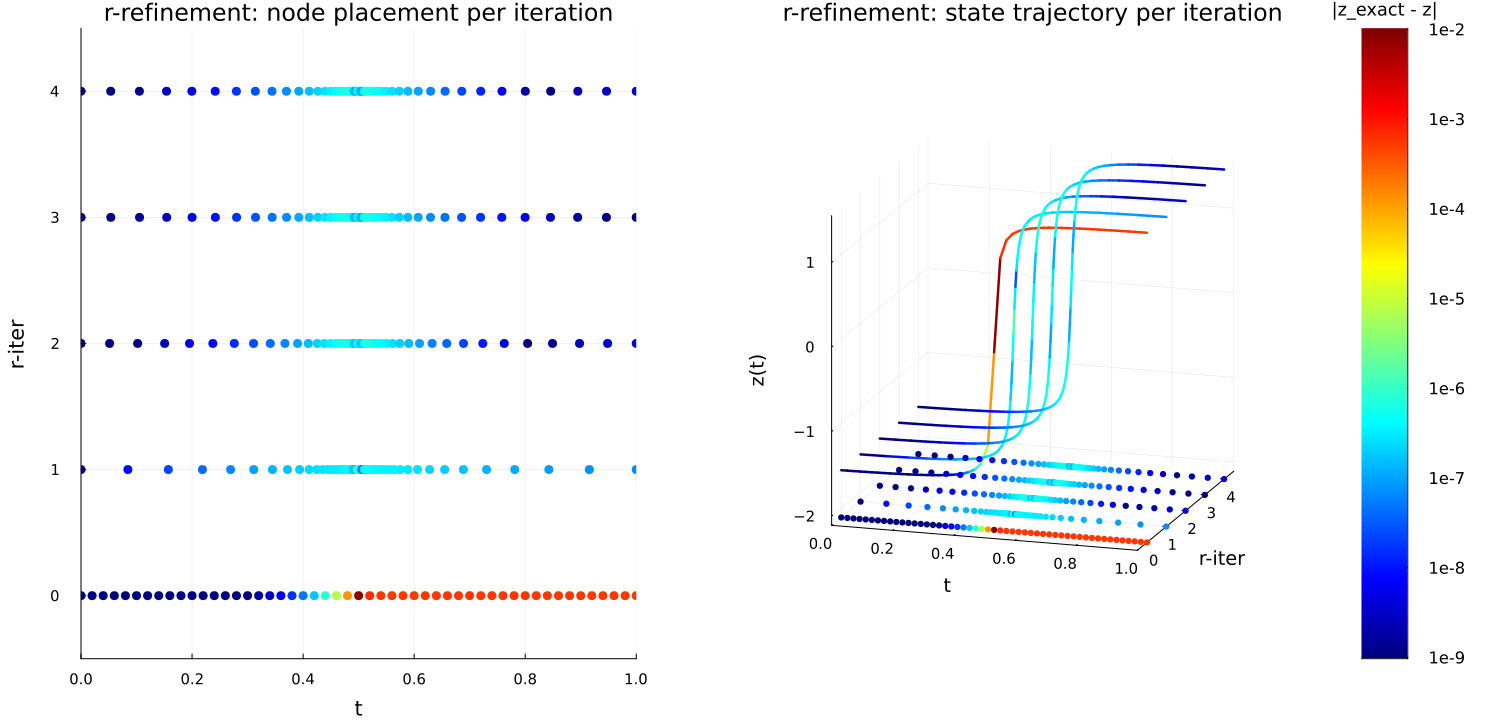

The Julia source for this figure:
# r-refinement: solve, estimate the error per interval, move a fixed number of nodes to
# equidistribute it, repeat. set_nodes! is what makes the mesh move without a rebuild.
#
#   dz/dt = a / (1 + a^2 (t - t0)^2),   z(0) = atan(-a t0)   =>   z(t) = atan(a (t - t0))
#
# The rise spans ~2/a = 0.02, so N uniform intervals put the peak inside one of them and the
# quadrature barely sees it. Nothing in the loop knows zexact: it estimates its own error.
#
#   julia --project=examples examples/r_refinement.jl

ENV["GKSwstype"] = "100"

using ExaModels
using ExaModelsCollocation
using MadNLP
using Plots

# ----- Define problem -----

const A, T0, TEND = 100.0, 0.5, 1.0

# ODE right-hand side function
rhs(z, t) = A / (1 + A^2 * (t - T0)^2)

# Exact solution for comparison
zexact(t) = atan(A * (t - T0))

# ----- Create ExaModel -----

function example_model(nodes, K = 3)
    # Create CollocationExaCore with adaptive mesh (t is an ExaModels parameter)
    core = CollocationExaCore(nodes, K; adaptive = true)
    t = core.mesh.tpar

    # Create CollocationVariable
    @add_var_collocation(core, z)

    # Create collocation constraints    
    itr = [(i, k) for i in 1:core.N, k in 1:core.K]
    @add_con_collocation(core, coll, z, rhs(z[i, k], t[i, k]) for (i, k) in itr)

    # Create continuity constraints
    @add_con_continuity(core, cont, z)

    # Create objective function
    @add_con(core, ic, z[1, 0] - zexact(0.0) for _ in 1:1)

    return ExaModel(core)
end

solve(model) = solution(madnlp(model; print_level = MadNLP.ERROR, tol = 1e-8), model.z)

# ----- Error estimate -----

function estimate_error_phr(model, zsol, f)
    nodes, h = model.nodes, model.mesh.h

    # The degree K Lagrange polynomial our collocation equations use
    x = [zero(eltype(model.weights.taus)); model.weights.taus]
    interp(zi, tau) = sum(
        prod((tau - x[m]) / (x[j] - x[m]) for m in eachindex(x) if m != j) * zi[j]
        for j in eachindex(x)
    )

    # The K+1 roots (non-collocation points to compare)
    fine = Collocation([0.0, 1.0], model.K + 1;
        roots = model.roots, 
        basis = DerivativeForm(),
        polynomial = model.polynomial
    )
    tau, Omega = fine.mode.weights.taus, fine.mode.weights.A

    # Calculate error estimate
    return [
        # Compare:
        #   Interpolated states of the degree K Lagrange polynomial at the K+1 roots
        #   Integrated states to K+1 degree using K+1 interpolated state points
        let zi = view(zsol, i, :),
            # znew = Interpolated states of the degree K Lagrange polynomial at the K+1 roots
            znew = [interp(zi, s) for s in tau],

            # the RHS function evaluated at the K+1 roots
            fnew = [f(znew[m], nodes[i] + h[i]*tau[m]) for m in eachindex(tau)]

            maximum(
                # (Integrated states to K+1 degree using K+1 interpolated state points) - znew
                abs(zi[1] + h[i]*sum(Omega[j,m]*fnew[j] for j in eachindex(tau)) - znew[m])
                for m in eachindex(tau)
            ) / (1 + maximum(abs, zsol))
        end
        for i in eachindex(h)
    ]
end
# NOTE: this error estimation is cheap because we already obtained the 
# polynomial coefficients (the discretized states) from solving the NLP
# so this is just an O(N) calculation, N = num. intervals


# ----- Mesh update -----

function find_new_nodes(model, err; floor_frac = 0.1, passes = 2)
    nodes, h, N = model.nodes, model.mesh.h, model.N

    # de Boor density (?)
    rho = err .^ (1 / (model.K + 1)) ./ h
    rho = rho .+ floor_frac * (sum(rho) / N)
    for _ in 1:passes
        rho = [(rho[max(i - 1, 1)] + 2rho[i] + rho[min(i + 1, N)]) / 4 for i in 1:N]
    end

    # invert cumulative mass to convert density to new node placement (?)
    W = cumsum([0.0; rho .* h])                # W[i]: monitor mass left of nodes[i]
    new = collect(float.(nodes))               # the horizon ends stay put
    for m in 2:N
        target = W[end] * (m - 1) / N
        i = clamp(searchsortedlast(W, target), 1, N)
        new[m] = nodes[i] + (target - W[i]) / rho[i]
    end

    return new
end

# ----- r-refinement algorithm -----

# Keep track of how much the mesh moved for convergence criteria purposes
movement(new, old, h) = maximum(
    abs(new[j] - old[j]) / min(h[max(j - 1, 1)], h[min(j, length(h))])
    for j in eachindex(new)
)


# Re-interpolated states at interpolation points based on new node locations for better initial guess
function reinterpolate(model, zsol, old, new)
    # evaluate the degree K Lagrange polynomial through the solved coefficients
    x = [zero(eltype(model.weights.taus)); model.weights.taus]
    interp(zi, tau) = sum(
        prod((tau - x[m]) / (x[j] - x[m]) for m in eachindex(x) if m != j) * zi[j]
        for j in eachindex(x)
    )
    hold, hnew = diff(old), diff(new)
    start = similar(zsol, size(zsol))
    for i in eachindex(hnew), (k, tau) in enumerate(x)
        t = new[i] + hnew[i] * tau
        ii = clamp(searchsortedlast(old, t), 1, length(hold))
        s = (t - old[ii]) / hold[ii]
        start[i, k] = interp(view(zsol, ii, :), s)
    end
    return start
end

function solve_adaptively(
        model, f;
        tol = 1e-6,
        movetol = 1e-2,
        maxiters = 20,
        verbose = true,
    )
    history = []

    # Solve model
    zsol = solve(model)

    # while (max error < tol OR movement < movement tol)
    for it in 0:maxiters
        nodes = copy(model.nodes)

        # calculate error using Patterson-Hager-Rao
        err = estimate_error_phr(model, zsol, f)

        push!(history, (; nodes, zsol, err)) # tracking error histroy for plot

        # find new node placements based on error + de Boor equidistributino
        new = find_new_nodes(model, err)
        moved = movement(new, nodes, model.mesh.h)
        verbose && println("iteration $it: max error = $(maximum(err)), movement = $moved")

        # convergence criteria
        (maximum(err) < tol || moved < movetol) && break

        # if criteria not satisfied, set new nodes and re-solve
        set_nodes!(model, new) # <--- ExaModelsCollocation.jl feature with adaptive = true
        # set_start!(model, model.z, reinterpolate(model, zsol, nodes, new))
        zsol = solve(model)
    end

    return history
end


# ----- Solve -----

const N = 50
const K = 3

# Create ExaModel
model = example_model(range(0.0, TEND; length = N + 1), K)

# Solve with adaptive mesh refinement
history = solve_adaptively(model, rhs)


# ----- Plot -----

default(
    titlefontsize = 16, guidefontsize = 13, tickfontsize = 10,
    legendfontsize = 10, colorbar_titlefontsize = 12, plot_titlefontsize = 18,
)

atnodes(s) = [s.zsol[:, 1]; s.zsol[end, end]]

function error_color(history, exact; floor = 1.0e-9)
    err = [log10.(max.(abs.(atnodes(s) .- exact.(s.nodes)), floor)) for s in history]
    clims = (log10(floor), ceil(maximum(maximum, err)))

    return err, clims
end

function colorbar_strip(clims; rows = 256)
    decades = first(clims):last(clims)
    ramp = collect(range(first(clims), last(clims); length = rows))

    return heatmap(
        [0.0], ramp, reshape(ramp, :, 1);
        c = :jet, clims = clims, legend = false, colorbar = false, grid = false,
        xticks = false, ymirror = true, tickfontsize = 11,
        yticks = (decades, ["1e$(Int(d))" for d in decades]),
        title = "|z_exact - z|", titlefontsize = 12,
        right_margin = 8Plots.mm,
    )
end

# Display and plot
function plot_mesh_history(history, exact)
    t = reduce(vcat, s.nodes for s in history)
    iteration = reduce(vcat, fill(i - 1, length(s.nodes)) for (i, s) in enumerate(history))
    err, clims = error_color(history, exact)

    return scatter(
        t, iteration;
        marker_z = reduce(vcat, err), c = :jet, clims = clims,
        markersize = 5, markerstrokewidth = 0, legend = false, colorbar = false,
        xlabel = "t", ylabel = "r-iter", guidefontsize = 14,
        xlims = (0.0, TEND), ylims = (-0.5, length(history) - 0.5),
        yticks = 0:(length(history) - 1),
        title = "r-refinement: node placement per iteration",
        right_margin = 5Plots.mm,
    )
end

function plot_solution_3d(history, exact)
    zall = reduce(vcat, atnodes(s) for s in history)
    zfloor = minimum(zall) - 0.18 * (maximum(zall) - minimum(zall))
    errs, clims = error_color(history, exact)

    p = plot3d(;
        xlabel = "t", ylabel = "r-iter", zlabel = "z(t)",
        xlims = (0.0, TEND), ylims = (-0.5, length(history) - 0.5),
        zlims = (zfloor, maximum(zall)),
        yticks = 0:(length(history) - 1),
        legend = false, camera = (17.5, 15), colorbar = false,
        title = "r-refinement: state trajectory per iteration",
    )

    for (it, (s, err)) in enumerate(zip(history, errs))
        iteration = fill(it - 1, length(s.nodes))
        scatter3d!(
            p, s.nodes, iteration, fill(zfloor, length(s.nodes));
            marker_z = err, c = :jet, clims = clims,
            markersize = 3.5, markerstrokewidth = 0,
        )
        plot3d!(
            p, s.nodes, iteration, atnodes(s);
            line_z = err, c = :jet, clims = clims, linewidth = 2.5,
        )
    end
    return p
end

nodes = last(history).nodes
println("h ranges over [$(minimum(diff(nodes))), $(maximum(diff(nodes)))]")
for (it, s) in enumerate(history)
    znode = [s.zsol[:, 1]; s.zsol[end, end]]
    println("iteration $(it - 1): |z(T) - exact| = $(abs(znode[end] - zexact(TEND)))")
end
png = joinpath(@__DIR__, "r_refinement.png")
savefig(
    plot(
        plot_mesh_history(history, zexact),
        plot_solution_3d(history, zexact),
        colorbar_strip(last(error_color(history, zexact)));
        layout = grid(1, 3; widths = [0.48, 0.48, 0.04]), size = (1500, 720),
        left_margin = 8Plots.mm, bottom_margin = 5Plots.mm,
    ),
    png,
)
println("wrote $png")
